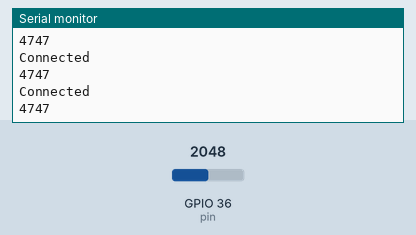
This sketch was run on a simulated ESP32. On the bench: the last lines printed to the serial monitor. The inputs (shaded band) are chosen by the test bench; at power-on: GPIO 36 (pin) = 2048. Nothing arrives over Bluetooth unless stated; a phone connects over Bluetooth LE 3 s after start.

Above: at 4.3 s.
4.4 s: GPIO 36 (pin) set to 2866
At 4.9 s:
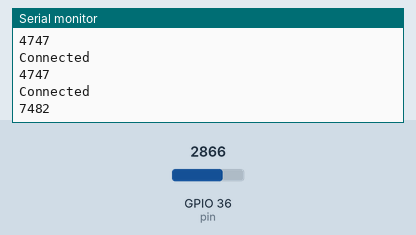
5.9 s: GPIO 36 (pin) set to 3603
At 6.4 s:
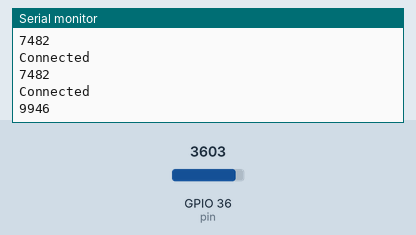
Timing chart, 0 to 8.9 s (numbered marks = the images above; inputs shaded):
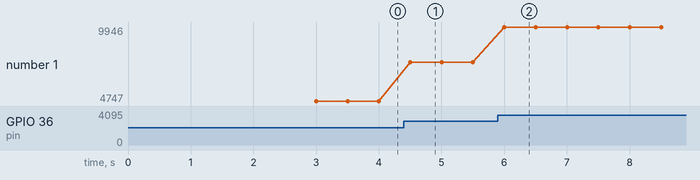

The sketch:

BLE_power_sensor.ino
```cpp
/*
    Video: https://www.youtube.com/watch?v=oCMOYS71NIU
    Based on Neil Kolban example for IDF: https://github.com/nkolban/esp32-snippets/blob/master/cpp_utils/tests/BLE%20Tests/SampleNotify.cpp
    Ported to Arduino ESP32 by Evandro Copercini
    updated by chegewara

   Create a BLE server that, once we receive a connection, will send periodic notifications.
   The service advertises itself as: 4fafc201-1fb5-459e-8fcc-c5c9c331914b
   And has a characteristic of: beb5483e-36e1-4688-b7f5-ea07361b26a8

   The design of creating the BLE server is:
   1. Create a BLE Server
   2. Create a BLE Service
   3. Create a BLE Characteristic on the Service
   4. Create a BLE Descriptor on the characteristic
   5. Start the service.
   6. Start advertising.

   A connect hander associated with the server starts a background task that performs notification
   every couple of seconds.
*/
/*
 * This is the same as the prvious BLE_power code but includes input from a sensor functionality.
 */
// import libraries
#include <BLEDevice.h>
#include <BLEServer.h>
#include <BLEUtils.h>
#include <BLE2902.h>

// declare server and characteristics
BLEServer* pServer = NULL;
BLECharacteristic* pPowMeasCharacteristic = NULL;
BLECharacteristic* pPowFeatCharacteristic = NULL;
BLECharacteristic* pSensPosCharacteristic = NULL;
BLEDescriptor* pPowMeas1Descriptor = NULL;
bool deviceConnected = false;
bool oldDeviceConnected = false;

// values
int16_t value = 1;
byte sensorlocation[1] = {5};
int16_t powMeasFlags = 0;
int16_t powMeas[2] = {powMeasFlags, value};
uint32_t powFeat[1] = {0000000000000}; // 4 bytes

// UUIDs
#define SERVICE_UUID       BLEUUID((uint16_t)0x1818)
#define CHAR_POWMEAS_UUID  BLEUUID((uint16_t)0x2A63)
#define DESC_POWMEAS1_UUID BLEUUID((uint16_t)0x2902)
#define DESC_POWMEAS2_UUID BLEUUID((uint16_t)0x2903)
#define CHAR_POWFEAT_UUID  BLEUUID((uint16_t)0x2A65)
#define CHAR_SENSPOS_UUID  BLEUUID((uint16_t)0x2A5D)

// sensor values
const int pin = A0;  // Using pin 0 on ESP32 board
float voltage = 3.26; // as measured with multimeter from 3V out pin
float temp = 0; // initialize temperature

// code begins here
class MyServerCallbacks: public BLEServerCallbacks {
    void onConnect(BLEServer* pServer) {
      deviceConnected = true;
    };

    void onDisconnect(BLEServer* pServer) {
      deviceConnected = false;
    }
};

void InitBLE() {
    // Create the BLE Device
  BLEDevice::init("Fake power data lol");

  // Create the BLE Server
  pServer = BLEDevice::createServer();
  pServer->setCallbacks(new MyServerCallbacks());

  // Create the BLE Service for Cycling Power
  BLEService *pService = pServer->createService(SERVICE_UUID);

  // Create a BLE Characteristic for Power Measurement
  pPowMeasCharacteristic = pService->createCharacteristic(
                      CHAR_POWMEAS_UUID,
                      BLECharacteristic::PROPERTY_NOTIFY
                    );
  // Create BLE Descriptors for Power Measurement TODO
  //            pPowMeas1Descriptor = new BLEDescriptor(DESC_POWMEAS1_UUID);
  //            BLEDescriptor *pPowMeas2Descriptor = new BLEDescriptor(DESC_POWMEAS2_UUID);

  //            attach descriptors to the Power Measurement characteristic TODO
  pPowMeasCharacteristic->addDescriptor(new BLE2902());
  //            pPowMeasCharacteristic->addDescriptor(pPowMeas2Descriptor);

  //            set values for descriptors TODO
  //            pPowMeas1Descriptor->setValue(presentationFormat1, sizeof presentationFormat1);
  //            pPowMeas2Descriptor->setValue(presentationFormat2, sizeof presentationFormat2);

  // Create a BLE Characteristic for Power Feature
  pPowFeatCharacteristic = pService->createCharacteristic(
                      CHAR_POWFEAT_UUID,
                      BLECharacteristic::PROPERTY_READ
                    );
  // Create a BLE Characteristic for Sensor Position
  pSensPosCharacteristic = pService->createCharacteristic(
                      CHAR_SENSPOS_UUID,
                      BLECharacteristic::PROPERTY_READ
                    );

  // Start the service
  pService->start();

  // Start advertising
  BLEAdvertising *pAdvertising = BLEDevice::getAdvertising();
  pAdvertising->addServiceUUID(SERVICE_UUID);
  pAdvertising->setScanResponse(false);
  pAdvertising->setMinPreferred(0x0);  // set value to 0x00 to not advertise this parameter
  BLEDevice::startAdvertising();
}


void setup() {
  Serial.begin(115200);
  InitBLE();
  Serial.println("Waiting a client connection to notify...");
}

void loop() {
    // notify changed value
    if (deviceConnected) { // TODO add in values and characteristics
        Serial.println("Connected");
        pPowMeasCharacteristic->setValue((uint8_t*)&powMeas, sizeof powMeas); // was (uint8_t ... , 4);
        pPowMeasCharacteristic->notify();

        pPowFeatCharacteristic->setValue((uint8_t*)&powFeat, sizeof powFeat); // was (uint8_t ... , 4);

        pSensPosCharacteristic->setValue((uint8_t*)&sensorlocation, sizeof sensorlocation); // was (uint8_t ... , 4);

        // reads the sensor input to obtain current power value
        powMeas[1] = 42*readSensor();

        Serial.println(powMeas[1]);
        delay(500); // bluetooth stack will go into congestion, if too many packets are sent, in 6 hours test i was able to go as low as 3ms
    }
    // disconnecting
    if (!deviceConnected && oldDeviceConnected) {
        Serial.println("Disonnected");
        delay(500); // give the bluetooth stack the chance to get things ready
        pServer->startAdvertising(); // restart advertising
        Serial.println("start advertising");
        oldDeviceConnected = deviceConnected;
    }
    // connecting
    if (deviceConnected && !oldDeviceConnected) {
        // do stuff here on connecting
        oldDeviceConnected = deviceConnected;
    }
}

float readSensor()
{
  /*
   * Temperature sensor reading for now. Will add strain gauge functionality later.
   * But it will be simple since I'll just need to adjust the formula.
   */
  // vout = tc*ta + v0
  // (vout-v0)/tc = ta
  // based on data sheet
  // https://www.sparkfun.com/datasheets/DevTools/LilyPad/MCP9700.pdf

  // read sensor pin
  float temp = analogRead(pin);

  // adjust for 12-bit ADC
  temp = temp*voltage/4095;

  // return adjusted temp reading
  return (temp-.500)*100;
}
```

Measured:
- after the input at 4.4 s, the serial monitor: prints a new line after 0.10 s (image 1)
- after the input at 5.9 s, the serial monitor: prints a new line after 0.10 s (image 2)
- plotted number 1: 4747 → 7482 after the input at 4.4 s, 7482 → 9946 after the input at 5.9 s
